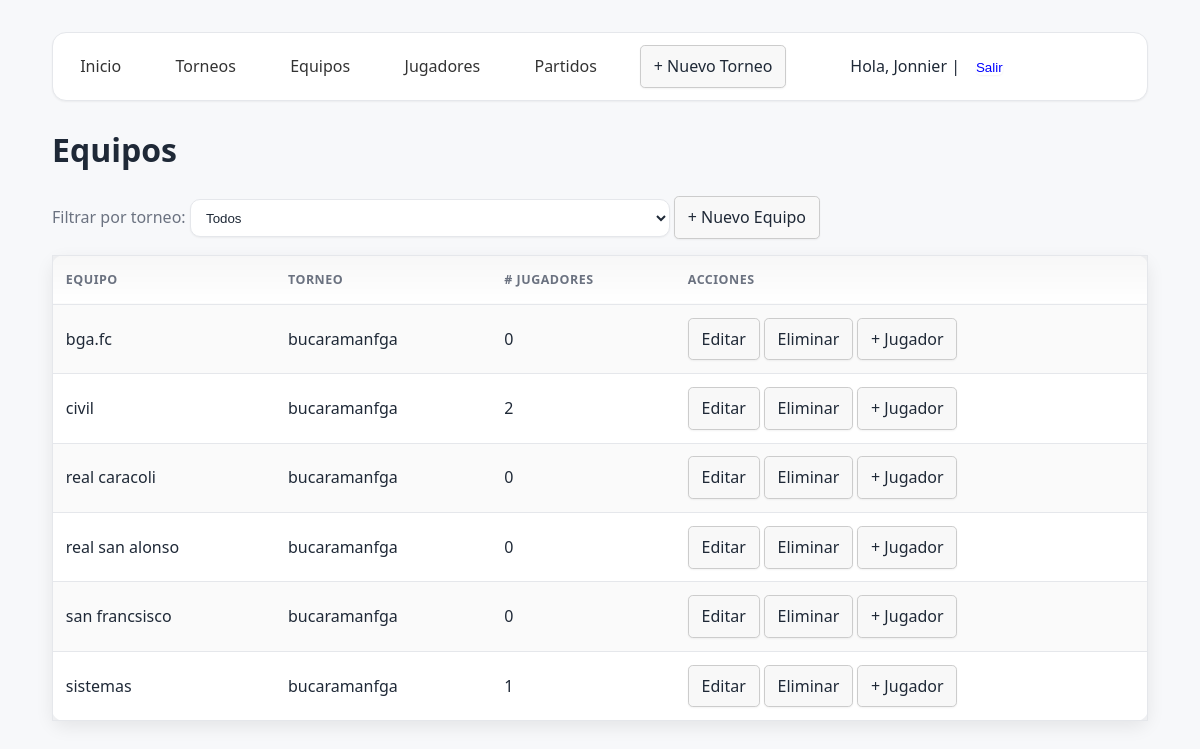
The app's page /equipos/ (signed in) with its own data.
### core/models.py (models this page shows, shortened)
class Equipo(models.Model):
    MAX_EQUIPOS_POR_TORNEO = 20
    torneo = models.ForeignKey(Torneo, on_delete=models.CASCADE, related_name="equipos")
    nombre = models.CharField(max_length=120)
    class Meta:
        constraints = [
            models.UniqueConstraint(
                fields=["torneo", "nombre"], name="unique_equipo_en_torneo"
            )
        ]
        ordering = ["nombre"]

class Torneo(models.Model):
    nombre = models.CharField(max_length=150, unique=True)
    fecha_inicio = models.DateField()
    fecha_fin = models.DateField(null=True, blank=True)
    ubicacion = models.CharField(max_length=150, blank=True)
    descripcion = models.TextField(blank=True)
    class Meta:
        ordering = ["-fecha_inicio", "nombre"]

### core/views.py (the view)
# urls.py: path('equipos/', views.equipos_list, name='equipos_list'),
@login_required
def equipos_list(request):
    torneo_id = request.GET.get("torneo")
    torneos = Torneo.objects.all()
    equipos = Equipo.objects.select_related("torneo")
    if torneo_id:
        equipos = equipos.filter(torneo_id=torneo_id)
    return render(request, "core/equipos_list.html", {
        "equipos": equipos,
        "torneos": torneos,
        "torneo_id": torneo_id,
    })

### templates/core/equipos_list.html (shortened to what this page needs)
{% extends "base.html" %}
{% block content %}
<h1>Equipos</h1>
<form method="get">
  <label>Filtrar por torneo:</label>
  <select name="torneo" onchange="this.form.submit()">
    <option value="">Todos</option>
  </select>
  <a href="{% url 'equipo_create' %}{% if torneo_id %}?torneo={{ torneo_id }}{% endif %}" class="btn">+ Nuevo Equipo</a>
</form>
<table class="table-wrap" >
  <thead>
    <tr>
      <th>Equipo</th>
      <th>Torneo</th>
      <th># Jugadores</th>
      <th>Acciones</th>
    </tr>
  </thead>
  <tbody>
    {% for e in equipos %}
      <tr>
        <td>{{ e.nombre }}</td>
        <td>{{ e.torneo.nombre }}</td>
        <td>{{ e.jugadores.count }}</td>
        <td>
          <a href="{% url 'equipo_update' e.pk %}" class="btn">Editar</a>
          <a href="{% url 'equipo_delete' e.pk %}" class="btn">Eliminar</a>
          <a href="{% url 'jugador_create' %}" class="btn">+ Jugador</a>
        </td>
      </tr>
    {% empty %}
      <tr><td colspan="4">No hay equipos.</td></tr>
    {% endfor %}
  </tbody>
</table>
{% endblock %}

### templates/base.html (shortened to what this page needs)
<!DOCTYPE html>
<html lang="es">
<head>
  {% load static %}
  <link rel="stylesheet" href="{% static 'css/styles.css' %}">
</head>
<body>
  <nav>
    <a href="{% url 'home' %}">Inicio</a>
    <a href="{% url 'torneos_list' %}">Torneos</a>
    <a href="{% url 'equipos_list' %}">Equipos</a>
    <a href="{% url 'jugadores_list' %}">Jugadores</a>
    <a href="{% url 'partidos_list' %}">Partidos</a>
    <a class="btn" href="{% url 'torneo_create' %}">+ Nuevo Torneo</a>
    {% if user.is_authenticated %}
      Hola, {{ user.username }} |
      <form action="{% url 'logout' %}" method="post" style="display:inline;">
        <button type="submit" class="btn" style="background:none; border:none; padding:0; color:#00f; cursor:pointer;">Salir</button>
      </form>
    {% else %}
      <a href="{% url 'login' %}">Iniciar sesión</a>
    {% endif %}
  </nav>
  <main>
    {% block content %}{% endblock %}
  </main>
</body>
</html>

### static/css/styles.css (style rules this page uses)
:root { --bg: #f7f8fa; --card: #ffffff; --text: #1f2937; --muted: #6b7280; --primary: #2563eb; --primary-600: #1d4ed8; --primary-700: #1e40af; --border: #e5e7eb; --ring: rgba(37, 99, 235, 0.25); --success: #16a34a; --warning: #f59e0b; --danger: #dc2626; --radius: 12px; --shadow-sm: 0 1px 2px rgba(0,0,0,.05); --shadow-md: 0 6px 18px rgba(0,0,0,.08); --font-sans: ui-sans-serif, system-ui, -apple-system, "Segoe UI", Roboto, "Helvetica Neue", Arial, "Apple Color Emoji", "Segoe UI Emoji"; }
* { box-sizing: border-box; }
html, body { height: 100%; }
body { margin: 0; padding: 0 1.25rem 2rem; background: var(--bg); color: var(--text); font-family: var(--font-sans); line-height: 1.55; }
main { max-width: 1100px; margin: 1.2rem auto 0; }
nav { position: sticky; top: 0; z-index: 50; background: var(--card); border: 1px solid var(--border); border-radius: calc(var(--radius) + 2px); box-shadow: var(--shadow-sm); padding: .75rem 1rem; margin: 1rem auto 1.25rem; max-width: 1100px; display: flex; align-items: center; flex-wrap: wrap; gap: .6rem 1rem; }
nav a { text-decoration: none; color: var(--text); padding: .45rem .7rem; border-radius: 8px; transition: background .2s ease, color .2s ease, transform .08s ease; }
.btn { display: inline-flex; align-items: center; gap: .4rem; padding: .55rem .85rem; border-radius: 10px; border: 1px solid var(--border); background: var(--card); color: var(--text); text-decoration: none; cursor: pointer; box-shadow: var(--shadow-sm); transition: background .2s ease, border-color .2s ease, transform .08s ease; }
.table-wrap { overflow: auto; background: var(--card); border: 1px solid var(--border); border-radius: var(--radius); box-shadow: var(--shadow-md); }
table { width: 100%; border-collapse: collapse; min-width: 700px; }
thead th { position: sticky; top: 0; background: linear-gradient(180deg, rgba(0,0,0,.03), transparent); color: var(--muted); font-weight: 600; text-transform: uppercase; letter-spacing: .04em; font-size: .78rem; padding: .9rem .8rem; border-bottom: 1px solid var(--border); }
tbody td { padding: .8rem .8rem; border-bottom: 1px solid var(--border); vertical-align: middle; }
tbody tr:nth-child(odd) { background: rgba(0,0,0,.02); }
input[type="text"], input[type="email"], input[type="number"], input[type="date"], input[type="datetime-local"], select, textarea { width: min(480px, 100%); padding: .6rem .7rem; border-radius: 10px; border: 1px solid var(--border); background: var(--card); color: var(--text); box-shadow: var(--shadow-sm); transition: border-color .15s ease, box-shadow .15s ease, transform .08s ease; }
label { display: inline-block; margin-bottom: .35rem; color: var(--muted); }
a { color: var(--primary-600); }

### templates/base.html (style rules this page uses)
body { font-family: system-ui, sans-serif; margin: 2rem; }
nav { margin-bottom: 1.5rem; }
nav a { margin-right: 1rem; text-decoration: none; color: #333; }
table { border-collapse: collapse; width: 100%; margin-top: 1rem; }
th, td { padding: .5rem; border-bottom: 1px solid #ddd; text-align: left; }
.btn { display: inline-block; padding: .5rem .8rem; border: 1px solid #ccc; border-radius: .3rem; text-decoration: none; background-color: #f8f8f8; cursor: pointer; }

### records on screen
Equipo: nombre "bga.fc", torneo.nombre "bucaramanfga", jugadores.count "0"
Equipo: nombre "civil", torneo.nombre "bucaramanfga", jugadores.count "2"
Equipo: nombre "real caracoli", torneo.nombre "bucaramanfga", jugadores.count "0"
Equipo: nombre "real san alonso", torneo.nombre "bucaramanfga", jugadores.count "0"
Equipo: nombre "san francsisco", torneo.nombre "bucaramanfga", jugadores.count "0"
Equipo: nombre "sistemas", torneo.nombre "bucaramanfga", jugadores.count "1"

### other values on screen
{{ user.username }} "Jonnier"
